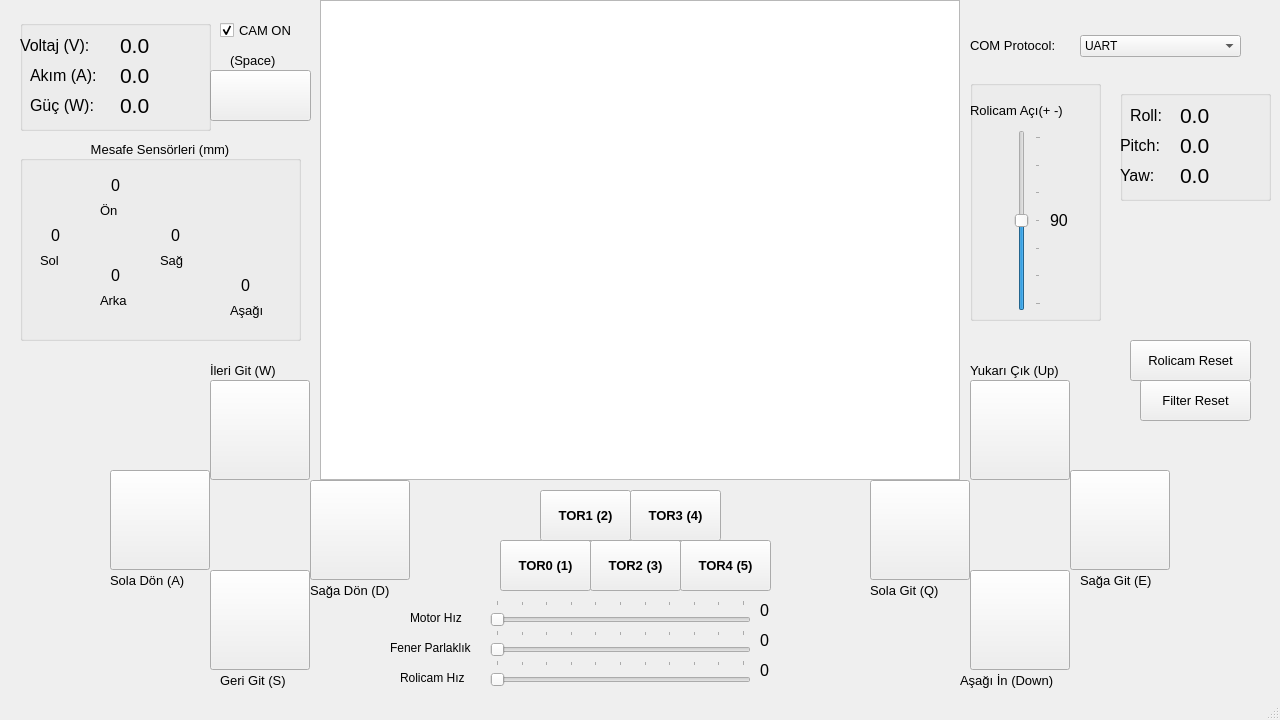
 <widget class="QMainWindow" name="GROV">
  <property name="geometry">
   <rect>
    <x>0</x>
    <y>0</y>
    <width>1280</width>
    <height>720</height>
   </rect>
  </property>
  <property name="windowTitle">
   <string>G-Rov Arayüz</string>
  </property>
  <property name="windowIcon">
   <iconset>
    <normaloff>../../Downloads/grov2.png</normaloff>../../Downloads/grov2.png</iconset>
  </property>
  <widget class="QWidget" name="centralwidget">
   <widget class="QPushButton" name="IleriGit">
    <property name="geometry">
     <rect>
      <x>210</x>
      <y>380</y>
      <width>100</width>
      <height>100</height>
     </rect>
    </property>
    <property name="text">
     <string/>
    </property>
    <property name="icon">
     <iconset>
      <normaloff>img/ileri.png</normaloff>img/ileri.png</iconset>
    </property>
    <property name="iconSize">
     <size>
      <width>75</width>
      <height>75</height>
     </size>
    </property>
   </widget>
   <widget class="QPushButton" name="SagaDon">
    <property name="geometry">
     <rect>
      <x>310</x>
      <y>480</y>
      <width>100</width>
      <height>100</height>
     </rect>
    </property>
    <property name="text">
     <string/>
    </property>
    <property name="icon">
     <iconset>
      <normaloff>img/sag.png</normaloff>img/sag.png</iconset>
    </property>
    <property name="iconSize">
     <size>
      <width>75</width>
      <height>75</height>
     </size>
    </property>
   </widget>
   <widget class="QPushButton" name="GeriGit">
    <property name="geometry">
     <rect>
      <x>210</x>
      <y>570</y>
      <width>100</width>
      <height>100</height>
     </rect>
    </property>
    <property name="text">
     <string/>
    </property>
    <property name="icon">
     <iconset>
      <normaloff>img/geri.png</normaloff>img/geri.png</iconset>
    </property>
    <property name="iconSize">
     <size>
      <width>75</width>
      <height>75</height>
     </size>
    </property>
   </widget>
   <widget class="QPushButton" name="SolaDon">
    <property name="geometry">
     <rect>
      <x>110</x>
      <y>470</y>
      <width>100</width>
      <height>100</height>
     </rect>
    </property>
    <property name="text">
     <string/>
    </property>
    <property name="icon">
     <iconset>
      <normaloff>img/sol.png</normaloff>img/sol.png</iconset>
    </property>
    <property name="iconSize">
     <size>
      <width>75</width>
      <height>75</height>
     </size>
    </property>
   </widget>
   <widget class="QPushButton" name="Tor0">
    <property name="geometry">
     <rect>
      <x>500</x>
      <y>540</y>
      <width>91</width>
      <height>51</height>
     </rect>
    </property>
    <property name="font">
     <font>
      <pointsize>10</pointsize>
      <weight>75</weight>
      <bold>true</bold>
     </font>
    </property>
    <property name="text">
     <string>TOR0 (1)</string>
    </property>
    <property name="iconSize">
     <size>
      <width>20</width>
      <height>20</height>
     </size>
    </property>
   </widget>
   <widget class="QComboBox" name="ComPrtcl">
    <property name="enabled">
     <bool>true</bool>
    </property>
    <property name="geometry">
     <rect>
      <x>1080</x>
      <y>35</y>
      <width>161</width>
      <height>22</height>
     </rect>
    </property>
    <property name="editable">
     <bool>false</bool>
    </property>
    <item>
     <property name="text">
      <string>UART</string>
     </property>
    </item>
    <item>
     <property name="text">
      <string>SWD</string>
     </property>
    </item>
   </widget>
   <widget class="QGraphicsView" name="Camera">
    <property name="geometry">
     <rect>
      <x>320</x>
      <y>0</y>
      <width>640</width>
      <height>480</height>
     </rect>
    </property>
   </widget>
   <widget class="QLabel" name="label">
    <property name="geometry">
     <rect>
      <x>210</x>
      <y>360</y>
      <width>91</width>
      <height>21</height>
     </rect>
    </property>
    <property name="font">
     <font>
      <pointsize>10</pointsize>
     </font>
    </property>
    <property name="text">
     <string>İleri Git (W)</string>
    </property>
   </widget>
   <widget class="QLabel" name="label_2">
    <property name="geometry">
     <rect>
      <x>220</x>
      <y>670</y>
      <width>91</width>
      <height>21</height>
     </rect>
    </property>
    <property name="font">
     <font>
      <pointsize>10</pointsize>
     </font>
    </property>
    <property name="text">
     <string>Geri Git (S)</string>
    </property>
   </widget>
   <widget class="QLabel" name="label_3">
    <property name="geometry">
     <rect>
      <x>310</x>
      <y>580</y>
      <width>101</width>
      <height>21</height>
     </rect>
    </property>
    <property name="font">
     <font>
      <pointsize>10</pointsize>
     </font>
    </property>
    <property name="text">
     <string>Sağa Dön (D)</string>
    </property>
   </widget>
   <widget class="QLabel" name="label_4">
    <property name="geometry">
     <rect>
      <x>110</x>
      <y>570</y>
      <width>101</width>
      <height>21</height>
     </rect>
    </property>
    <property name="font">
     <font>
      <pointsize>10</pointsize>
     </font>
    </property>
    <property name="text">
     <string>Sola Dön (A)</string>
    </property>
   </widget>
   <widget class="QLabel" name="label_5">
    <property name="geometry">
     <rect>
      <x>870</x>
      <y>580</y>
      <width>91</width>
      <height>21</height>
     </rect>
    </property>
    <property name="font">
     <font>
      <pointsize>10</pointsize>
     </font>
    </property>
    <property name="text">
     <string>Sola Git (Q)</string>
    </property>
   </widget>
   <widget class="QPushButton" name="YukariCik">
    <property name="geometry">
     <rect>
      <x>970</x>
      <y>380</y>
      <width>100</width>
      <height>100</height>
     </rect>
    </property>
    <property name="text">
     <string/>
    </property>
    <property name="icon">
     <iconset>
      <normaloff>img/ileri.png</normaloff>img/ileri.png</iconset>
    </property>
    <property name="iconSize">
     <size>
      <width>75</width>
      <height>75</height>
     </size>
    </property>
   </widget>
   <widget class="QLabel" name="label_6">
    <property name="geometry">
     <rect>
      <x>960</x>
      <y>670</y>
      <width>131</width>
      <height>21</height>
     </rect>
    </property>
    <property name="font">
     <font>
      <pointsize>10</pointsize>
     </font>
    </property>
    <property name="text">
     <string>Aşağı İn (Down)</string>
    </property>
   </widget>
   <widget class="QLabel" name="label_7">
    <property name="geometry">
     <rect>
      <x>970</x>
      <y>360</y>
      <width>121</width>
      <height>21</height>
     </rect>
    </property>
    <property name="font">
     <font>
      <pointsize>10</pointsize>
     </font>
    </property>
    <property name="text">
     <string>Yukarı Çık (Up)</string>
    </property>
   </widget>
   <widget class="QPushButton" name="AsagiIn">
    <property name="geometry">
     <rect>
      <x>970</x>
      <y>570</y>
      <width>100</width>
      <height>100</height>
     </rect>
    </property>
    <property name="text">
     <string/>
    </property>
    <property name="icon">
     <iconset>
      <normaloff>img/geri.png</normaloff>img/geri.png</iconset>
    </property>
    <property name="iconSize">
     <size>
      <width>75</width>
      <height>75</height>
     </size>
    </property>
   </widget>
   <widget class="QLabel" name="label_8">
    <property name="geometry">
     <rect>
      <x>1080</x>
      <y>570</y>
      <width>91</width>
      <height>21</height>
     </rect>
    </property>
    <property name="font">
     <font>
      <pointsize>10</pointsize>
     </font>
    </property>
    <property name="text">
     <string>Sağa Git (E)</string>
    </property>
   </widget>
   <widget class="QPushButton" name="SagaGit">
    <property name="geometry">
     <rect>
      <x>1070</x>
      <y>470</y>
      <width>100</width>
      <height>100</height>
     </rect>
    </property>
    <property name="text">
     <string/>
    </property>
    <property name="icon">
     <iconset>
      <normaloff>img/sag.png</normaloff>img/sag.png</iconset>
    </property>
    <property name="iconSize">
     <size>
      <width>75</width>
      <height>75</height>
     </size>
    </property>
   </widget>
   <widget class="QPushButton" name="SolaGit">
    <property name="geometry">
     <rect>
      <x>870</x>
      <y>480</y>
      <width>100</width>
      <height>100</height>
     </rect>
    </property>
    <property name="text">
     <string/>
    </property>
    <property name="icon">
     <iconset>
      <normaloff>img/sol.png</normaloff>img/sol.png</iconset>
    </property>
    <property name="iconSize">
     <size>
      <width>75</width>
      <height>75</height>
     </size>
    </property>
   </widget>
   <widget class="QPushButton" name="FotoCek">
    <property name="geometry">
     <rect>
      <x>210</x>
      <y>70</y>
      <width>101</width>
      <height>51</height>
     </rect>
    </property>
    <property name="text">
     <string/>
    </property>
    <property name="icon">
     <iconset>
      <normaloff>img/photo.png</normaloff>img/photo.png</iconset>
    </property>
    <property name="iconSize">
     <size>
      <width>50</width>
      <height>50</height>
     </size>
    </property>
   </widget>
   <widget class="QLabel" name="label_9">
    <property name="geometry">
     <rect>
      <x>230</x>
      <y>50</y>
      <width>61</width>
      <height>21</height>
     </rect>
    </property>
    <property name="font">
     <font>
      <pointsize>10</pointsize>
     </font>
    </property>
    <property name="text">
     <string>(Space)</string>
    </property>
   </widget>
   <widget class="QPushButton" name="Tor1">
    <property name="geometry">
     <rect>
      <x>540</x>
      <y>490</y>
      <width>91</width>
      <height>51</height>
     </rect>
    </property>
    <property name="font">
     <font>
      <pointsize>10</pointsize>
      <weight>75</weight>
      <bold>true</bold>
     </font>
    </property>
    <property name="text">
     <string>TOR1 (2)</string>
    </property>
    <property name="iconSize">
     <size>
      <width>20</width>
      <height>20</height>
     </size>
    </property>
   </widget>
   <widget class="QPushButton" name="Tor2">
    <property name="geometry">
     <rect>
      <x>590</x>
      <y>540</y>
      <width>91</width>
      <height>51</height>
     </rect>
    </property>
    <property name="font">
     <font>
      <pointsize>10</pointsize>
      <weight>75</weight>
      <bold>true</bold>
     </font>
    </property>
    <property name="text">
     <string>TOR2 (3)</string>
    </property>
    <property name="iconSize">
     <size>
      <width>20</width>
      <height>20</height>
     </size>
    </property>
   </widget>
   <widget class="QPushButton" name="Tor3">
    <property name="geometry">
     <rect>
      <x>630</x>
      <y>490</y>
      <width>91</width>
      <height>51</height>
     </rect>
    </property>
    <property name="font">
     <font>
      <pointsize>10</pointsize>
      <weight>75</weight>
      <bold>true</bold>
     </font>
    </property>
    <property name="text">
     <string>TOR3 (4)</string>
    </property>
    <property name="iconSize">
     <size>
      <width>20</width>
      <height>20</height>
     </size>
    </property>
   </widget>
   <widget class="QPushButton" name="Tor4">
    <property name="geometry">
     <rect>
      <x>680</x>
      <y>540</y>
      <width>91</width>
      <height>51</height>
     </rect>
    </property>
    <property name="font">
     <font>
      <pointsize>10</pointsize>
      <weight>75</weight>
      <bold>true</bold>
     </font>
    </property>
    <property name="text">
     <string>TOR4 (5)</string>
    </property>
    <property name="iconSize">
     <size>
      <width>20</width>
      <height>20</height>
     </size>
    </property>
   </widget>
   <widget class="QSlider" name="RolicamDim">
    <property name="geometry">
     <rect>
      <x>490</x>
      <y>630</y>
      <width>261</width>
      <height>31</height>
     </rect>
    </property>
    <property name="maximum">
     <number>100</number>
    </property>
    <property name="singleStep">
     <number>10</number>
    </property>
    <property name="pageStep">
     <number>10</number>
    </property>
    <property name="orientation">
     <enum>Qt::Horizontal</enum>
    </property>
    <property name="tickPosition">
     <enum>QSlider::TicksAbove</enum>
    </property>
    <property name="tickInterval">
     <number>10</number>
    </property>
   </widget>
   <widget class="QLabel" name="label_12">
    <property name="geometry">
     <rect>
      <x>390</x>
      <y>640</y>
      <width>91</width>
      <height>16</height>
     </rect>
    </property>
    <property name="font">
     <font>
      <pointsize>9</pointsize>
     </font>
    </property>
    <property name="text">
     <string>Fener Parlaklık</string>
    </property>
   </widget>
   <widget class="QLabel" name="FenerParlaklikTxt">
    <property name="geometry">
     <rect>
      <x>760</x>
      <y>630</y>
      <width>31</width>
      <height>21</height>
     </rect>
    </property>
    <property name="font">
     <font>
      <pointsize>12</pointsize>
     </font>
    </property>
    <property name="text">
     <string>0</string>
    </property>
   </widget>
   <widget class="QLabel" name="RolicamSpeedTxt">
    <property name="geometry">
     <rect>
      <x>760</x>
      <y>660</y>
      <width>31</width>
      <height>21</height>
     </rect>
    </property>
    <property name="font">
     <font>
      <pointsize>12</pointsize>
     </font>
    </property>
    <property name="text">
     <string>0</string>
    </property>
   </widget>
   <widget class="QSlider" name="RolicamSpeed">
    <property name="geometry">
     <rect>
      <x>490</x>
      <y>660</y>
      <width>261</width>
      <height>31</height>
     </rect>
    </property>
    <property name="maximum">
     <number>100</number>
    </property>
    <property name="singleStep">
     <number>10</number>
    </property>
    <property name="pageStep">
     <number>10</number>
    </property>
    <property name="orientation">
     <enum>Qt::Horizontal</enum>
    </property>
    <property name="tickPosition">
     <enum>QSlider::TicksAbove</enum>
    </property>
    <property name="tickInterval">
     <number>10</number>
    </property>
   </widget>
   <widget class="QLabel" name="label_15">
    <property name="geometry">
     <rect>
      <x>400</x>
      <y>670</y>
      <width>81</width>
      <height>16</height>
     </rect>
    </property>
    <property name="font">
     <font>
      <pointsize>9</pointsize>
     </font>
    </property>
    <property name="text">
     <string>Rolicam Hız</string>
    </property>
   </widget>
   <widget class="QLabel" name="MotorHizTxt">
    <property name="geometry">
     <rect>
      <x>760</x>
      <y>600</y>
      <width>31</width>
      <height>21</height>
     </rect>
    </property>
    <property name="font">
     <font>
      <pointsize>12</pointsize>
     </font>
    </property>
    <property name="text">
     <string>0</string>
    </property>
   </widget>
   <widget class="QSlider" name="MotorHiz">
    <property name="geometry">
     <rect>
      <x>490</x>
      <y>600</y>
      <width>261</width>
      <height>31</height>
     </rect>
    </property>
    <property name="maximum">
     <number>500</number>
    </property>
    <property name="singleStep">
     <number>50</number>
    </property>
    <property name="pageStep">
     <number>50</number>
    </property>
    <property name="orientation">
     <enum>Qt::Horizontal</enum>
    </property>
    <property name="tickPosition">
     <enum>QSlider::TicksAbove</enum>
    </property>
    <property name="tickInterval">
     <number>50</number>
    </property>
   </widget>
   <widget class="QLabel" name="label_17">
    <property name="geometry">
     <rect>
      <x>410</x>
      <y>610</y>
      <width>71</width>
      <height>16</height>
     </rect>
    </property>
    <property name="font">
     <font>
      <pointsize>9</pointsize>
     </font>
    </property>
    <property name="text">
     <string>Motor Hız</string>
    </property>
   </widget>
   <widget class="QPushButton" name="RolicamReset">
    <property name="geometry">
     <rect>
      <x>1130</x>
      <y>340</y>
      <width>121</width>
      <height>41</height>
     </rect>
    </property>
    <property name="font">
     <font>
      <pointsize>10</pointsize>
      <weight>50</weight>
      <bold>false</bold>
     </font>
    </property>
    <property name="text">
     <string>Rolicam Reset</string>
    </property>
    <property name="iconSize">
     <size>
      <width>20</width>
      <height>20</height>
     </size>
    </property>
   </widget>
   <widget class="QPushButton" name="FilterReset">
    <property name="geometry">
     <rect>
      <x>1140</x>
      <y>380</y>
      <width>111</width>
      <height>41</height>
     </rect>
    </property>
    <property name="font">
     <font>
      <pointsize>10</pointsize>
      <weight>50</weight>
      <bold>false</bold>
     </font>
    </property>
    <property name="text">
     <string>Filter Reset</string>
    </property>
    <property name="iconSize">
     <size>
      <width>20</width>
      <height>20</height>
     </size>
    </property>
   </widget>
   <widget class="QGroupBox" name="groupBox">
    <property name="geometry">
     <rect>
      <x>1120</x>
      <y>90</y>
      <width>151</width>
      <height>111</height>
     </rect>
    </property>
    <property name="title">
     <string/>
    </property>
    <widget class="QLabel" name="Pitch">
     <property name="geometry">
      <rect>
       <x>60</x>
       <y>40</y>
       <width>91</width>
       <height>31</height>
      </rect>
     </property>
     <property name="font">
      <font>
       <pointsize>10</pointsize>
      </font>
     </property>
     <property name="text">
      <string>&lt;html&gt;&lt;head/&gt;&lt;body&gt;&lt;p&gt;&lt;span style=&quot; font-size:16pt;&quot;&gt;0.0&lt;/span&gt;&lt;/p&gt;&lt;/body&gt;&lt;/html&gt;</string>
     </property>
    </widget>
    <widget class="QLabel" name="label_28">
     <property name="geometry">
      <rect>
       <x>0</x>
       <y>70</y>
       <width>51</width>
       <height>31</height>
      </rect>
     </property>
     <property name="font">
      <font>
       <pointsize>10</pointsize>
      </font>
     </property>
     <property name="text">
      <string>&lt;html&gt;&lt;head/&gt;&lt;body&gt;&lt;p&gt;&lt;span style=&quot; font-size:12pt; color:#000000;&quot;&gt;Yaw:&lt;/span&gt;&lt;/p&gt;&lt;/body&gt;&lt;/html&gt;</string>
     </property>
    </widget>
    <widget class="QLabel" name="Roll">
     <property name="geometry">
      <rect>
       <x>60</x>
       <y>10</y>
       <width>91</width>
       <height>31</height>
      </rect>
     </property>
     <property name="font">
      <font>
       <pointsize>10</pointsize>
      </font>
     </property>
     <property name="text">
      <string>&lt;html&gt;&lt;head/&gt;&lt;body&gt;&lt;p&gt;&lt;span style=&quot; font-size:16pt;&quot;&gt;0.0&lt;/span&gt;&lt;/p&gt;&lt;/body&gt;&lt;/html&gt;</string>
     </property>
    </widget>
    <widget class="QLabel" name="Yaw">
     <property name="geometry">
      <rect>
       <x>60</x>
       <y>70</y>
       <width>91</width>
       <height>31</height>
      </rect>
     </property>
     <property name="font">
      <font>
       <pointsize>10</pointsize>
      </font>
     </property>
     <property name="text">
      <string>&lt;html&gt;&lt;head/&gt;&lt;body&gt;&lt;p&gt;&lt;span style=&quot; font-size:16pt;&quot;&gt;0.0&lt;/span&gt;&lt;/p&gt;&lt;/body&gt;&lt;/html&gt;</string>
     </property>
    </widget>
    <widget class="QLabel" name="label_20">
     <property name="geometry">
      <rect>
       <x>10</x>
       <y>10</y>
       <width>41</width>
       <height>31</height>
      </rect>
     </property>
     <property name="font">
      <font>
       <pointsize>10</pointsize>
      </font>
     </property>
     <property name="text">
      <string>&lt;html&gt;&lt;head/&gt;&lt;body&gt;&lt;p&gt;&lt;span style=&quot; font-size:12pt; color:#000000;&quot;&gt;Roll:&lt;/span&gt;&lt;/p&gt;&lt;/body&gt;&lt;/html&gt;</string>
     </property>
    </widget>
    <widget class="QLabel" name="label_26">
     <property name="geometry">
      <rect>
       <x>0</x>
       <y>40</y>
       <width>51</width>
       <height>31</height>
      </rect>
     </property>
     <property name="font">
      <font>
       <pointsize>10</pointsize>
      </font>
     </property>
     <property name="text">
      <string>&lt;html&gt;&lt;head/&gt;&lt;body&gt;&lt;p&gt;&lt;span style=&quot; font-size:12pt; color:#000000;&quot;&gt;Pitch:&lt;/span&gt;&lt;/p&gt;&lt;/body&gt;&lt;/html&gt;</string>
     </property>
    </widget>
   </widget>
   <widget class="QGroupBox" name="groupBox_3">
    <property name="geometry">
     <rect>
      <x>20</x>
      <y>20</y>
      <width>191</width>
      <height>111</height>
     </rect>
    </property>
    <property name="title">
     <string/>
    </property>
    <widget class="QLabel" name="Watt">
     <property name="geometry">
      <rect>
       <x>100</x>
       <y>70</y>
       <width>91</width>
       <height>31</height>
      </rect>
     </property>
     <property name="font">
      <font>
       <pointsize>10</pointsize>
      </font>
     </property>
     <property name="text">
      <string>&lt;html&gt;&lt;head/&gt;&lt;body&gt;&lt;p&gt;&lt;span style=&quot; font-size:16pt;&quot;&gt;0.0&lt;/span&gt;&lt;/p&gt;&lt;/body&gt;&lt;/html&gt;</string>
     </property>
    </widget>
    <widget class="QLabel" name="label_22">
     <property name="geometry">
      <rect>
       <x>10</x>
       <y>40</y>
       <width>91</width>
       <height>31</height>
      </rect>
     </property>
     <property name="font">
      <font>
       <pointsize>10</pointsize>
      </font>
     </property>
     <property name="text">
      <string>&lt;html&gt;&lt;head/&gt;&lt;body&gt;&lt;p&gt;&lt;span style=&quot; font-size:12pt; color:#000000;&quot;&gt;Akım (A):&lt;/span&gt;&lt;/p&gt;&lt;/body&gt;&lt;/html&gt;</string>
     </property>
    </widget>
    <widget class="QLabel" name="label_24">
     <property name="geometry">
      <rect>
       <x>10</x>
       <y>70</y>
       <width>81</width>
       <height>31</height>
      </rect>
     </property>
     <property name="font">
      <font>
       <pointsize>10</pointsize>
      </font>
     </property>
     <property name="text">
      <string>&lt;html&gt;&lt;head/&gt;&lt;body&gt;&lt;p&gt;&lt;span style=&quot; font-size:12pt; color:#000000;&quot;&gt;Güç (W):&lt;/span&gt;&lt;/p&gt;&lt;/body&gt;&lt;/html&gt;</string>
     </property>
    </widget>
    <widget class="QLabel" name="label_18">
     <property name="geometry">
      <rect>
       <x>0</x>
       <y>10</y>
       <width>91</width>
       <height>31</height>
      </rect>
     </property>
     <property name="font">
      <font>
       <pointsize>10</pointsize>
      </font>
     </property>
     <property name="text">
      <string>&lt;html&gt;&lt;head/&gt;&lt;body&gt;&lt;p&gt;&lt;span style=&quot; font-size:12pt; color:#000000;&quot;&gt;Voltaj (V):&lt;/span&gt;&lt;/p&gt;&lt;/body&gt;&lt;/html&gt;</string>
     </property>
    </widget>
    <widget class="QLabel" name="Voltaj">
     <property name="geometry">
      <rect>
       <x>100</x>
       <y>10</y>
       <width>91</width>
       <height>31</height>
      </rect>
     </property>
     <property name="font">
      <font>
       <pointsize>10</pointsize>
      </font>
     </property>
     <property name="text">
      <string>&lt;html&gt;&lt;head/&gt;&lt;body&gt;&lt;p&gt;&lt;span style=&quot; font-size:16pt;&quot;&gt;0.0&lt;/span&gt;&lt;/p&gt;&lt;/body&gt;&lt;/html&gt;</string>
     </property>
    </widget>
    <widget class="QLabel" name="Akim">
     <property name="geometry">
      <rect>
       <x>100</x>
       <y>40</y>
       <width>91</width>
       <height>31</height>
      </rect>
     </property>
     <property name="font">
      <font>
       <pointsize>10</pointsize>
      </font>
     </property>
     <property name="text">
      <string>&lt;html&gt;&lt;head/&gt;&lt;body&gt;&lt;p&gt;&lt;span style=&quot; font-size:16pt;&quot;&gt;0.0&lt;/span&gt;&lt;/p&gt;&lt;/body&gt;&lt;/html&gt;</string>
     </property>
    </widget>
   </widget>
   <widget class="QGroupBox" name="groupBox_2">
    <property name="geometry">
     <rect>
      <x>20</x>
      <y>140</y>
      <width>281</width>
      <height>201</height>
     </rect>
    </property>
    <property name="font">
     <font>
      <pointsize>10</pointsize>
     </font>
    </property>
    <property name="title">
     <string>Mesafe Sensörleri (mm)</string>
    </property>
    <property name="alignment">
     <set>Qt::AlignCenter</set>
    </property>
    <widget class="QLabel" name="label_39">
     <property name="geometry">
      <rect>
       <x>210</x>
       <y>160</y>
       <width>41</width>
       <height>21</height>
      </rect>
     </property>
     <property name="font">
      <font>
       <pointsize>10</pointsize>
      </font>
     </property>
     <property name="text">
      <string>&lt;html&gt;&lt;head/&gt;&lt;body&gt;&lt;p&gt;&lt;span style=&quot; color:#000000;&quot;&gt;Aşağı&lt;/span&gt;&lt;/p&gt;&lt;/body&gt;&lt;/html&gt;</string>
     </property>
    </widget>
    <widget class="QLabel" name="MesArka">
     <property name="geometry">
      <rect>
       <x>70</x>
       <y>120</y>
       <width>51</width>
       <height>31</height>
      </rect>
     </property>
     <property name="font">
      <font>
       <pointsize>10</pointsize>
      </font>
     </property>
     <property name="text">
      <string>&lt;html&gt;&lt;head/&gt;&lt;body&gt;&lt;p align=&quot;center&quot;&gt;&lt;span style=&quot; font-size:12pt;&quot;&gt;0&lt;/span&gt;&lt;/p&gt;&lt;/body&gt;&lt;/html&gt;</string>
     </property>
    </widget>
    <widget class="QLabel" name="label_38">
     <property name="geometry">
      <rect>
       <x>20</x>
       <y>110</y>
       <width>31</width>
       <height>21</height>
      </rect>
     </property>
     <property name="font">
      <font>
       <pointsize>10</pointsize>
      </font>
     </property>
     <property name="text">
      <string>&lt;html&gt;&lt;head/&gt;&lt;body&gt;&lt;p&gt;&lt;span style=&quot; color:#000000;&quot;&gt;Sol&lt;/span&gt;&lt;/p&gt;&lt;/body&gt;&lt;/html&gt;</string>
     </property>
    </widget>
    <widget class="QLabel" name="MesSag">
     <property name="geometry">
      <rect>
       <x>130</x>
       <y>80</y>
       <width>51</width>
       <height>31</height>
      </rect>
     </property>
     <property name="font">
      <font>
       <pointsize>10</pointsize>
      </font>
     </property>
     <property name="text">
      <string>&lt;html&gt;&lt;head/&gt;&lt;body&gt;&lt;p align=&quot;center&quot;&gt;&lt;span style=&quot; font-size:12pt;&quot;&gt;0&lt;/span&gt;&lt;/p&gt;&lt;/body&gt;&lt;/html&gt;</string>
     </property>
    </widget>
    <widget class="QLabel" name="MesSol">
     <property name="geometry">
      <rect>
       <x>10</x>
       <y>80</y>
       <width>51</width>
       <height>31</height>
      </rect>
     </property>
     <property name="font">
      <font>
       <pointsize>10</pointsize>
      </font>
     </property>
     <property name="text">
      <string>&lt;html&gt;&lt;head/&gt;&lt;body&gt;&lt;p align=&quot;center&quot;&gt;&lt;span style=&quot; font-size:12pt;&quot;&gt;0&lt;/span&gt;&lt;/p&gt;&lt;/body&gt;&lt;/html&gt;</string>
     </property>
    </widget>
    <widget class="QLabel" name="MesAsagi">
     <property name="geometry">
      <rect>
       <x>200</x>
       <y>130</y>
       <width>51</width>
       <height>31</height>
      </rect>
     </property>
     <property name="font">
      <font>
       <pointsize>10</pointsize>
      </font>
     </property>
     <property name="text">
      <string>&lt;html&gt;&lt;head/&gt;&lt;body&gt;&lt;p align=&quot;center&quot;&gt;&lt;span style=&quot; font-size:12pt;&quot;&gt;0&lt;/span&gt;&lt;/p&gt;&lt;/body&gt;&lt;/html&gt;</string>
     </property>
    </widget>
    <widget class="QLabel" name="MesOn">
     <property name="geometry">
      <rect>
       <x>70</x>
       <y>30</y>
       <width>51</width>
       <height>31</height>
      </rect>
     </property>
     <property name="font">
      <font>
       <pointsize>10</pointsize>
      </font>
     </property>
     <property name="text">
      <string>&lt;html&gt;&lt;head/&gt;&lt;body&gt;&lt;p align=&quot;center&quot;&gt;&lt;span style=&quot; font-size:12pt;&quot;&gt;0&lt;/span&gt;&lt;/p&gt;&lt;/body&gt;&lt;/html&gt;</string>
     </property>
    </widget>
    <widget class="QLabel" name="label_35">
     <property name="geometry">
      <rect>
       <x>80</x>
       <y>60</y>
       <width>31</width>
       <height>21</height>
      </rect>
     </property>
     <property name="font">
      <font>
       <pointsize>10</pointsize>
      </font>
     </property>
     <property name="text">
      <string>&lt;html&gt;&lt;head/&gt;&lt;body&gt;&lt;p&gt;&lt;span style=&quot; color:#000000;&quot;&gt;Ön&lt;/span&gt;&lt;/p&gt;&lt;/body&gt;&lt;/html&gt;</string>
     </property>
    </widget>
    <widget class="QLabel" name="label_37">
     <property name="geometry">
      <rect>
       <x>140</x>
       <y>110</y>
       <width>31</width>
       <height>21</height>
      </rect>
     </property>
     <property name="font">
      <font>
       <pointsize>10</pointsize>
      </font>
     </property>
     <property name="text">
      <string>&lt;html&gt;&lt;head/&gt;&lt;body&gt;&lt;p&gt;&lt;span style=&quot; color:#000000;&quot;&gt;Sağ&lt;/span&gt;&lt;/p&gt;&lt;/body&gt;&lt;/html&gt;</string>
     </property>
    </widget>
    <widget class="QLabel" name="label_36">
     <property name="geometry">
      <rect>
       <x>80</x>
       <y>150</y>
       <width>41</width>
       <height>21</height>
      </rect>
     </property>
     <property name="font">
      <font>
       <pointsize>10</pointsize>
      </font>
     </property>
     <property name="text">
      <string>&lt;html&gt;&lt;head/&gt;&lt;body&gt;&lt;p&gt;&lt;span style=&quot; color:#000000;&quot;&gt;Arka&lt;/span&gt;&lt;/p&gt;&lt;/body&gt;&lt;/html&gt;</string>
     </property>
    </widget>
   </widget>
   <widget class="QLabel" name="label_40">
    <property name="geometry">
     <rect>
      <x>970</x>
      <y>30</y>
      <width>111</width>
      <height>31</height>
     </rect>
    </property>
    <property name="font">
     <font>
      <pointsize>10</pointsize>
     </font>
    </property>
    <property name="text">
     <string>&lt;html&gt;&lt;head/&gt;&lt;body&gt;&lt;p&gt;COM Protocol:&lt;/p&gt;&lt;/body&gt;&lt;/html&gt;</string>
    </property>
   </widget>
   <widget class="QCheckBox" name="CamOn">
    <property name="geometry">
     <rect>
      <x>220</x>
      <y>20</y>
      <width>91</width>
      <height>20</height>
     </rect>
    </property>
    <property name="font">
     <font>
      <pointsize>10</pointsize>
     </font>
    </property>
    <property name="text">
     <string>CAM ON</string>
    </property>
    <property name="checked">
     <bool>true</bool>
    </property>
   </widget>
   <widget class="QGroupBox" name="groupBox_4">
    <property name="geometry">
     <rect>
      <x>970</x>
      <y>80</y>
      <width>131</width>
      <height>241</height>
     </rect>
    </property>
    <property name="title">
     <string/>
    </property>
    <widget class="QLabel" name="RolicamAngleTxt">
     <property name="geometry">
      <rect>
       <x>80</x>
       <y>130</y>
       <width>31</width>
       <height>21</height>
      </rect>
     </property>
     <property name="font">
      <font>
       <pointsize>12</pointsize>
      </font>
     </property>
     <property name="text">
      <string>90</string>
     </property>
    </widget>
    <widget class="QLabel" name="label_10">
     <property name="geometry">
      <rect>
       <x>0</x>
       <y>20</y>
       <width>131</width>
       <height>21</height>
      </rect>
     </property>
     <property name="font">
      <font>
       <pointsize>10</pointsize>
      </font>
     </property>
     <property name="text">
      <string>Rolicam Açı(+ -)</string>
     </property>
    </widget>
    <widget class="QSlider" name="RolicamAngle">
     <property name="geometry">
      <rect>
       <x>40</x>
       <y>50</y>
       <width>31</width>
       <height>181</height>
      </rect>
     </property>
     <property name="minimumSize">
      <size>
       <width>31</width>
       <height>0</height>
      </size>
     </property>
     <property name="toolTip">
      <string>&lt;html&gt;&lt;head/&gt;&lt;body&gt;&lt;p&gt;hfjhghkmhj&lt;/p&gt;&lt;/body&gt;&lt;/html&gt;</string>
     </property>
     <property name="maximum">
      <number>180</number>
     </property>
     <property name="singleStep">
      <number>30</number>
     </property>
     <property name="pageStep">
      <number>30</number>
     </property>
     <property name="value">
      <number>90</number>
     </property>
     <property name="orientation">
      <enum>Qt::Vertical</enum>
     </property>
     <property name="tickPosition">
      <enum>QSlider::TicksBelow</enum>
     </property>
     <property name="tickInterval">
      <number>30</number>
     </property>
    </widget>
   </widget>
   <widget class="QLabel" name="label_11">
    <property name="geometry">
     <rect>
      <x>1110</x>
      <y>620</y>
      <width>101</width>
      <height>61</height>
     </rect>
    </property>
    <property name="text">
     <string/>
    </property>
   </widget>
   <widget class="QLabel" name="label_13">
    <property name="geometry">
     <rect>
      <x>1170</x>
      <y>590</y>
      <width>100</width>
      <height>100</height>
     </rect>
    </property>
    <property name="font">
     <font>
      <pointsize>10</pointsize>
     </font>
    </property>
    <property name="text">
     <string/>
    </property>
    <property name="pixmap">
     <pixmap>img/Teknofest_logo.png</pixmap>
    </property>
   </widget>
   <widget class="QLabel" name="label_14">
    <property name="geometry">
     <rect>
      <x>10</x>
      <y>590</y>
      <width>100</width>
      <height>100</height>
     </rect>
    </property>
    <property name="font">
     <font>
      <pointsize>10</pointsize>
     </font>
    </property>
    <property name="text">
     <string/>
    </property>
    <property name="pixmap">
     <pixmap>img/grov2.png</pixmap>
    </property>
   </widget>
  </widget>
  <widget class="QStatusBar" name="statusbar"/>
 </widget>
